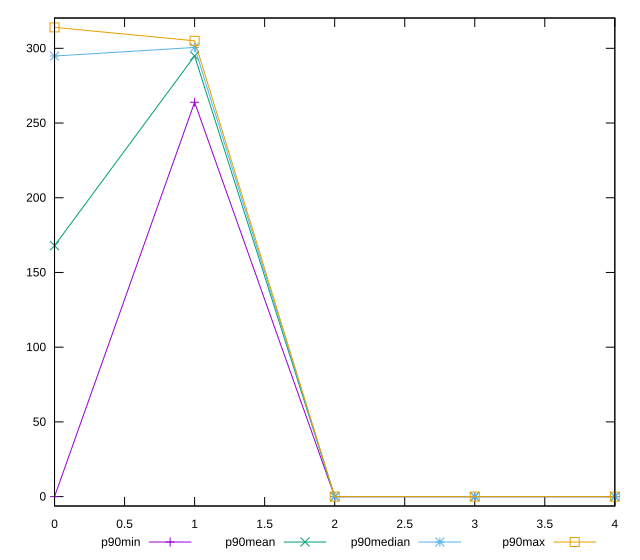

The gnuplot source for this figure:
reset

$p90Min <<EOF
0 0
1 263.89800003170967
2 0
3 0
4 0
EOF

$p90Mean <<EOF
0 167.91557142895655
1 294.8952307693461
2 0
3 0
4 0
EOF

$p90Median <<EOF
0 294.8630000054836
1 300.594
2 0
3 0
4 0
EOF

$p90Max <<EOF
0 313.998
1 305.01
2 0
3 0
4 0
EOF

set key outside below
set xrange [0:4]
set yrange [-6.27996:320.27796]
set trange [-6.27996:320.27796]
set terminal svg size 640, 560 enhanced background rgb 'white'
set output "report_00009_2021-02-08T22-37-41.559Z/uses-rel-preconnect/progression/value.svg"

plot $p90Min title "p90min" with linespoints, \
     $p90Mean title "p90mean" with linespoints, \
     $p90Median title "p90median" with linespoints, \
     $p90Max title "p90max" with linespoints

reset
